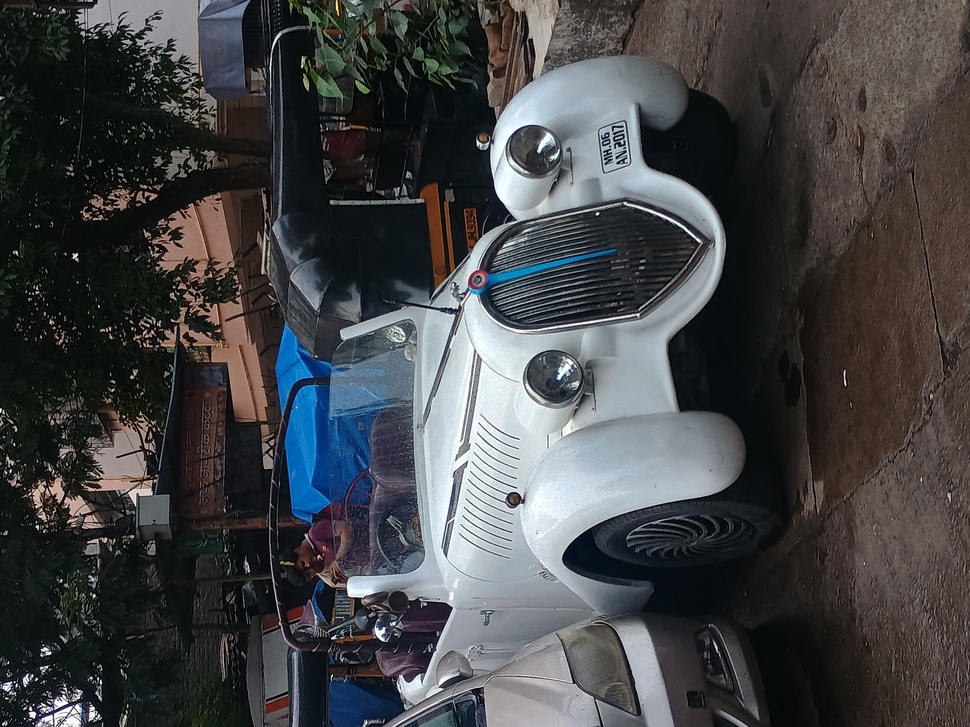
%> input picture vintage_car.jpg, 970 x 727 px, shrunk from 4096 x 3072 before the run
$ octave Histogram_Equilization.m   (GNU Octave 9; MATLAB toolbox functions it lacks are replaced by stand-ins)
%> lines starting %> are read from the running program, lines starting %| are printed output that depends on the picture
clc;
close all;

input_image = imread("images/vintage_car.jpg");
%> input_image is the input picture: size 727x970x3 uint8; mean R, G, B 67.4, 68.5, 70.3

input_image = im2gray(input_image);
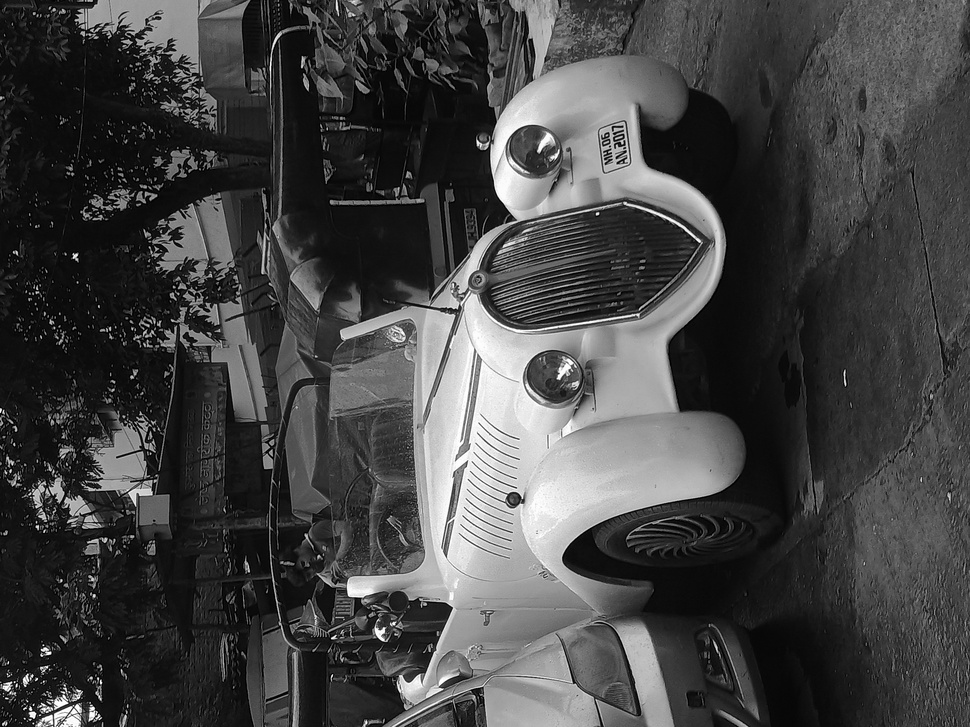
%> input_image: size 727x970 uint8; min 0, max 255, mean 68.4
image_hist = imhist(input_image);
%> image_hist = 256 values, max 18778 at index 14, min 110 at index 256, mean 2754.6
N = numel(input_image);
%> N = 705190

% PDF
pdf_hist = image_hist ./ N;
%> pdf_hist = 256 values, max 0.0266 at index 14, min 0.000156 at index 256, mean 0.00391

% CDF
cdf_hist = cumsum(pdf_hist);
%> cdf_hist = 256 values from 0.00103 to 1

output_image = uint8(round(cdf_hist(input_image + 1) * numel(image_hist)));
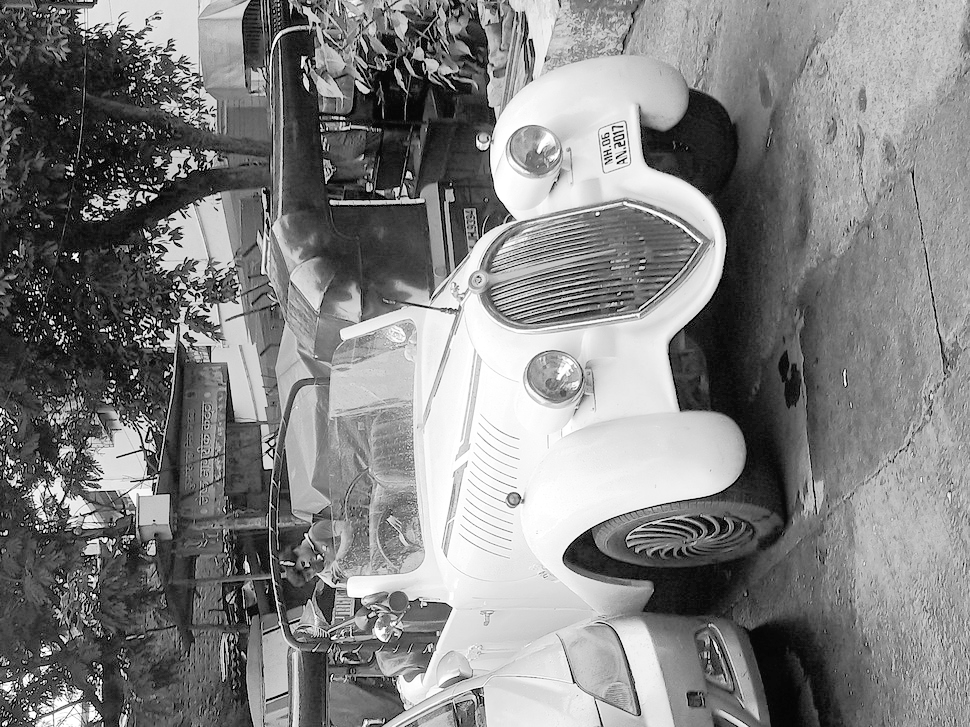
%> output_image: size 727x970 uint8; min 0, max 255, mean 129.2

subplot(2,3,1);
imshow(input_image); title('Input Image');

subplot(2,3,4);
plot(imhist(input_image)); title('Input Image Histogram');
ylabel('Frequency'); xlabel('Intensity')

subplot(2,3,3);
imshow(output_image); title('Histogram Equilized (Output) Image');

subplot(2,3,2);
plot(pdf_hist); title('PDF (Normalized Input Histogram)');

subplot(2,3,5);
plot(cdf_hist); title('CDF');

subplot(2,3,6);
plot(imhist(output_image)); title('Output Image Histogram');
ylabel('Frequency'); xlabel('Intensity')
%> after `xlabel('Intensity')`:
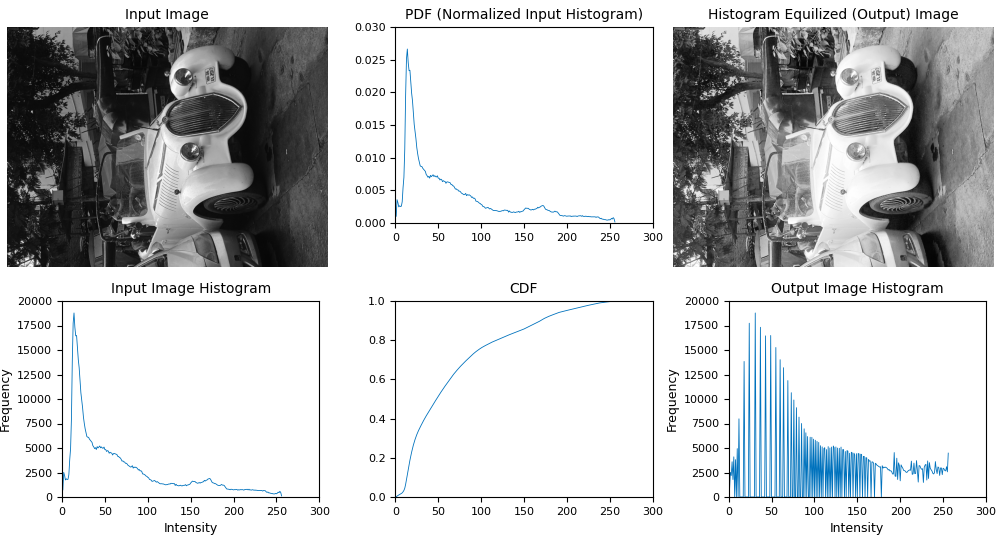
%> figure redrawn from the program's plot data, 6 panels


% plot (cdf_hist_output);

$ run again, with tree_in_the_darkness.jpeg copied over vintage_car.jpg
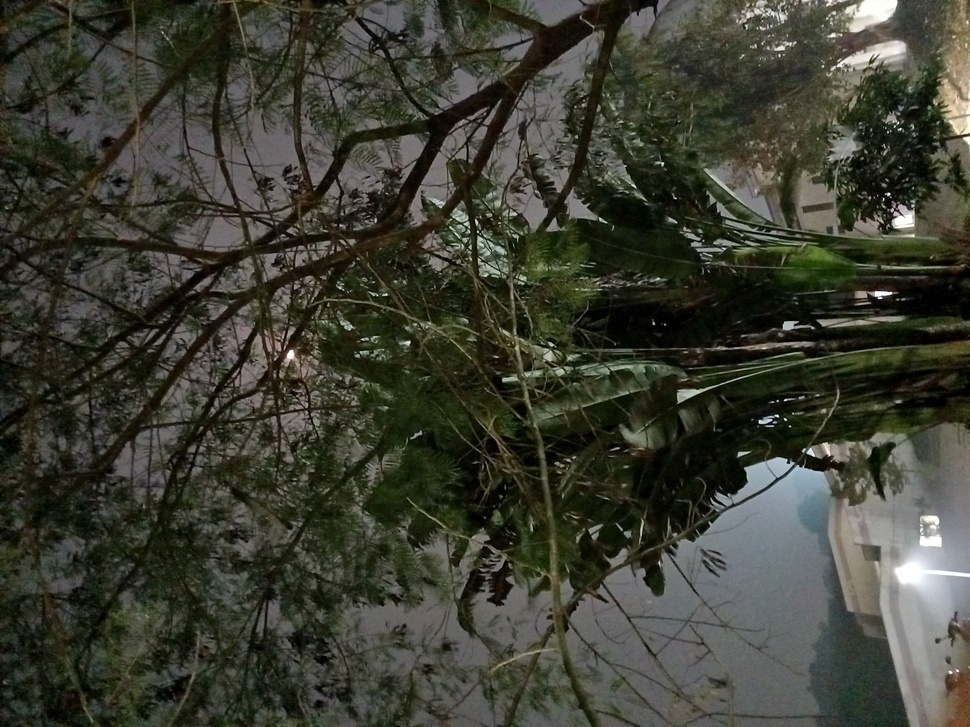
%> input picture tree_in_the_darkness.jpeg, 970 x 727 px, shrunk from 4000 x 3000 before the run
%> input_image is the input picture: size 727x970x3 uint8; mean R, G, B 61.2, 62.5, 51.1
%> `input_image = im2gray(input_image);`:
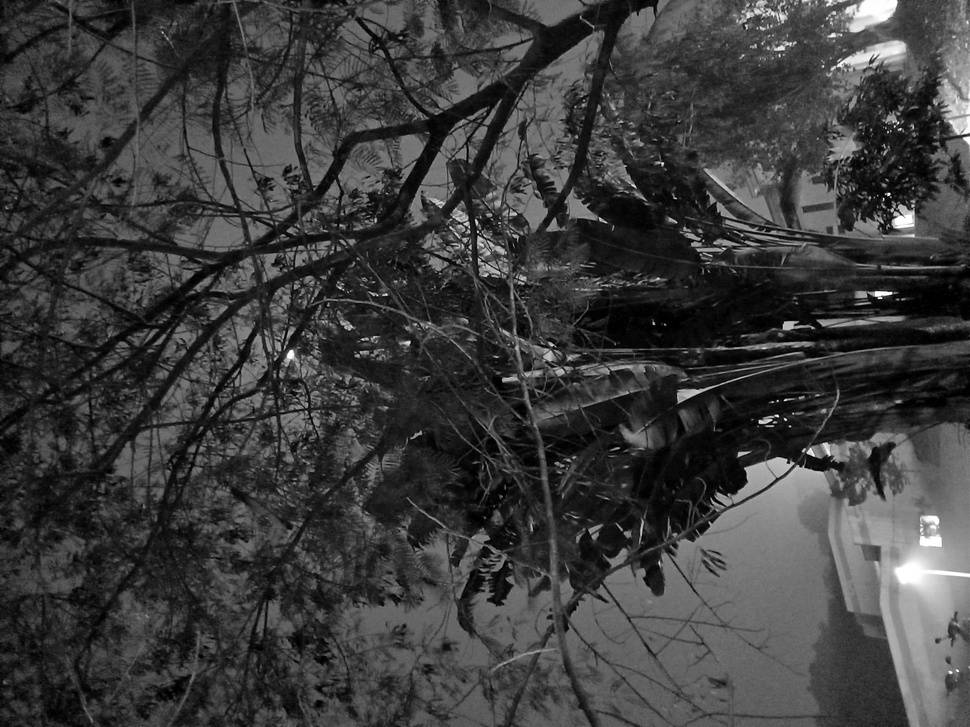
%> input_image: size 727x970 uint8; min 0, max 255, mean 60.8
%> image_hist = 256 values, max 8886 at index 26, min 29 at index 245, mean 2754.6
%> pdf_hist = 256 values, max 0.0126 at index 26, min 4.11e-05 at index 245, mean 0.00391
%> cdf_hist = 256 values from 0.00145 to 1
%> `output_image = uint8(round(cdf_hist(input_image + 1) * numel(image_his..`:
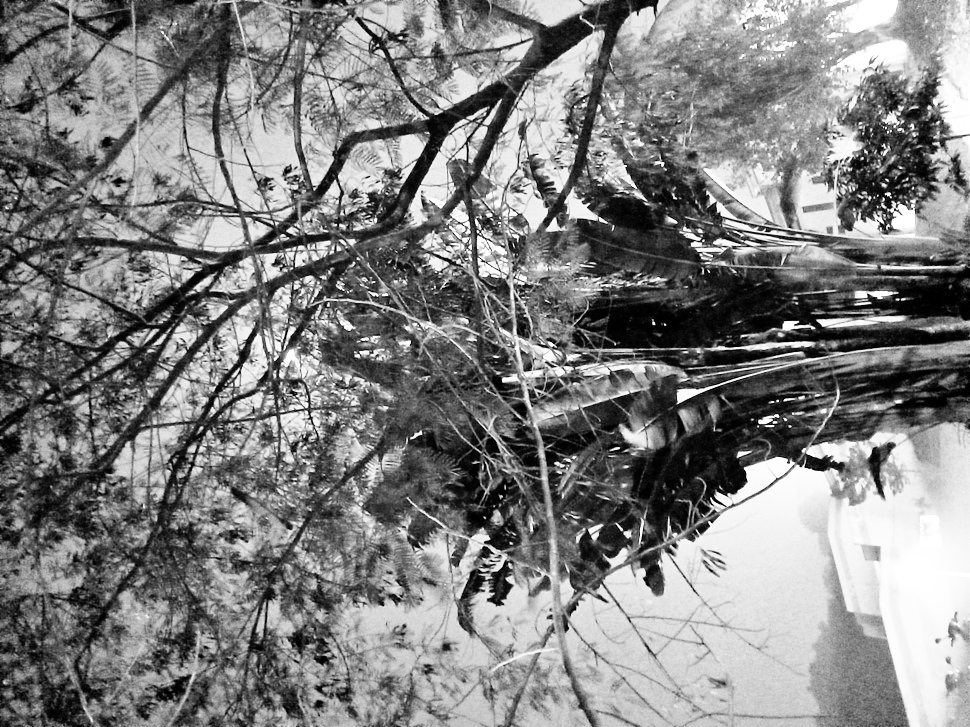
%> output_image: size 727x970 uint8; min 0, max 255, mean 129.1
